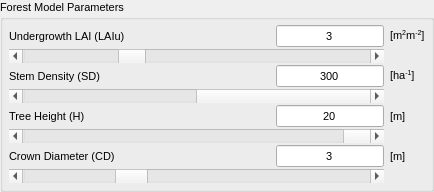
        <widget class="QgsCollapsibleGroupBox" name="ForestMP_Box">
         <property name="enabled">
          <bool>true</bool>
         </property>
         <property name="maximumSize">
          <size>
           <width>16777215</width>
           <height>16777215</height>
          </size>
         </property>
         <property name="font">
          <font>
           <pointsize>8</pointsize>
           <strikeout>false</strikeout>
          </font>
         </property>
         <property name="title">
          <string>Forest Model Parameters</string>
         </property>
         <property name="flat">
          <bool>true</bool>
         </property>
         <property name="collapsed">
          <bool>false</bool>
         </property>
         <property name="saveCollapsedState">
          <bool>false</bool>
         </property>
         <property name="saveCheckedState">
          <bool>false</bool>
         </property>
         <layout class="QGridLayout" name="gridLayout_5">
          <property name="leftMargin">
           <number>6</number>
          </property>
          <property name="topMargin">
           <number>6</number>
          </property>
          <property name="rightMargin">
           <number>6</number>
          </property>
          <property name="bottomMargin">
           <number>6</number>
          </property>
          <property name="verticalSpacing">
           <number>2</number>
          </property>
          <item row="2" column="0">
           <widget class="QLabel" name="SD_Text">
            <property name="sizePolicy">
             <sizepolicy hsizetype="Minimum" vsizetype="Preferred">
              <horstretch>0</horstretch>
              <verstretch>0</verstretch>
             </sizepolicy>
            </property>
            <property name="minimumSize">
             <size>
              <width>125</width>
              <height>0</height>
             </size>
            </property>
            <property name="maximumSize">
             <size>
              <width>16777215</width>
              <height>20</height>
             </size>
            </property>
            <property name="text">
             <string>Stem Density (SD)</string>
            </property>
           </widget>
          </item>
          <item row="4" column="0">
           <widget class="QLabel" name="TreeH_Text">
            <property name="sizePolicy">
             <sizepolicy hsizetype="Minimum" vsizetype="Preferred">
              <horstretch>0</horstretch>
              <verstretch>0</verstretch>
             </sizepolicy>
            </property>
            <property name="minimumSize">
             <size>
              <width>125</width>
              <height>0</height>
             </size>
            </property>
            <property name="maximumSize">
             <size>
              <width>16777215</width>
              <height>20</height>
             </size>
            </property>
            <property name="text">
             <string>Tree Height (H)</string>
            </property>
           </widget>
          </item>
          <item row="0" column="0">
           <widget class="QLabel" name="LAIu_Text">
            <property name="enabled">
             <bool>true</bool>
            </property>
            <property name="sizePolicy">
             <sizepolicy hsizetype="Minimum" vsizetype="Preferred">
              <horstretch>0</horstretch>
              <verstretch>0</verstretch>
             </sizepolicy>
            </property>
            <property name="minimumSize">
             <size>
              <width>125</width>
              <height>0</height>
             </size>
            </property>
            <property name="maximumSize">
             <size>
              <width>16777215</width>
              <height>20</height>
             </size>
            </property>
            <property name="text">
             <string>Undergrowth LAI (LAIu)</string>
            </property>
           </widget>
          </item>
          <item row="6" column="0">
           <widget class="QLabel" name="CD_Text">
            <property name="sizePolicy">
             <sizepolicy hsizetype="Minimum" vsizetype="Preferred">
              <horstretch>0</horstretch>
              <verstretch>0</verstretch>
             </sizepolicy>
            </property>
            <property name="minimumSize">
             <size>
              <width>125</width>
              <height>0</height>
             </size>
            </property>
            <property name="maximumSize">
             <size>
              <width>16777215</width>
              <height>20</height>
             </size>
            </property>
            <property name="text">
             <string>Crown Diameter (CD)</string>
            </property>
           </widget>
          </item>
          <item row="6" column="2">
           <widget class="QLineEdit" name="CD_lineEdit">
            <property name="sizePolicy">
             <sizepolicy hsizetype="Expanding" vsizetype="Minimum">
              <horstretch>0</horstretch>
              <verstretch>0</verstretch>
             </sizepolicy>
            </property>
            <property name="minimumSize">
             <size>
              <width>0</width>
              <height>0</height>
             </size>
            </property>
            <property name="inputMethodHints">
             <set>Qt::ImhDigitsOnly</set>
            </property>
            <property name="text">
             <string>3</string>
            </property>
            <property name="frame">
             <bool>true</bool>
            </property>
            <property name="alignment">
             <set>Qt::AlignCenter</set>
            </property>
           </widget>
          </item>
          <item row="3" column="0" colspan="3">
           <widget class="QScrollBar" name="SD_Slide">
            <property name="maximum">
             <number>50000000</number>
            </property>
            <property name="singleStep">
             <number>1000000</number>
            </property>
            <property name="pageStep">
             <number>1000000</number>
            </property>
            <property name="value">
             <number>3000000</number>
            </property>
            <property name="orientation">
             <enum>Qt::Horizontal</enum>
            </property>
           </widget>
          </item>
          <item row="7" column="0" colspan="3">
           <widget class="QScrollBar" name="CD_Slide">
            <property name="minimum">
             <number>1000</number>
            </property>
            <property name="maximum">
             <number>300000</number>
            </property>
            <property name="singleStep">
             <number>10000</number>
            </property>
            <property name="pageStep">
             <number>10000</number>
            </property>
            <property name="value">
             <number>30000</number>
            </property>
            <property name="orientation">
             <enum>Qt::Horizontal</enum>
            </property>
           </widget>
          </item>
          <item row="4" column="2">
           <widget class="QLineEdit" name="TreeH_lineEdit">
            <property name="sizePolicy">
             <sizepolicy hsizetype="Expanding" vsizetype="Minimum">
              <horstretch>0</horstretch>
              <verstretch>0</verstretch>
             </sizepolicy>
            </property>
            <property name="minimumSize">
             <size>
              <width>0</width>
              <height>0</height>
             </size>
            </property>
            <property name="inputMethodHints">
             <set>Qt::ImhDigitsOnly</set>
            </property>
            <property name="text">
             <string>20</string>
            </property>
            <property name="frame">
             <bool>true</bool>
            </property>
            <property name="alignment">
             <set>Qt::AlignCenter</set>
            </property>
           </widget>
          </item>
          <item row="1" column="0" colspan="3">
           <widget class="QScrollBar" name="LAIu_Slide">
            <property name="minimum">
             <number>100</number>
            </property>
            <property name="maximum">
             <number>100000</number>
            </property>
            <property name="singleStep">
             <number>100</number>
            </property>
            <property name="value">
             <number>30000</number>
            </property>
            <property name="orientation">
             <enum>Qt::Horizontal</enum>
            </property>
           </widget>
          </item>
          <item row="2" column="2">
           <widget class="QLineEdit" name="SD_lineEdit">
            <property name="sizePolicy">
             <sizepolicy hsizetype="Expanding" vsizetype="Minimum">
              <horstretch>0</horstretch>
              <verstretch>0</verstretch>
             </sizepolicy>
            </property>
            <property name="minimumSize">
             <size>
              <width>0</width>
              <height>0</height>
             </size>
            </property>
            <property name="inputMethodHints">
             <set>Qt::ImhDigitsOnly</set>
            </property>
            <property name="text">
             <string>300</string>
            </property>
            <property name="frame">
             <bool>true</bool>
            </property>
            <property name="alignment">
             <set>Qt::AlignCenter</set>
            </property>
           </widget>
          </item>
          <item row="5" column="0" colspan="3">
           <widget class="QScrollBar" name="TreeH_Slide">
            <property name="maximum">
             <number>500000</number>
            </property>
            <property name="singleStep">
             <number>10000</number>
            </property>
            <property name="pageStep">
             <number>1000</number>
            </property>
            <property name="value">
             <number>200000</number>
            </property>
            <property name="orientation">
             <enum>Qt::Horizontal</enum>
            </property>
           </widget>
          </item>
          <item row="2" column="3">
           <widget class="QLabel" name="label_4">
            <property name="text">
             <string>&lt;html&gt;&lt;head/&gt;&lt;body&gt;&lt;p&gt;[ha&lt;span style=&quot; vertical-align:super;&quot;&gt;-1&lt;/span&gt;]&lt;/p&gt;&lt;/body&gt;&lt;/html&gt;</string>
            </property>
           </widget>
          </item>
          <item row="0" column="3">
           <widget class="QLabel" name="label_2">
            <property name="text">
             <string>&lt;html&gt;&lt;head/&gt;&lt;body&gt;&lt;p&gt;[m&lt;span style=&quot; vertical-align:super;&quot;&gt;2&lt;/span&gt;m&lt;span style=&quot; vertical-align:super;&quot;&gt;-2&lt;/span&gt;]&lt;/p&gt;&lt;/body&gt;&lt;/html&gt;</string>
            </property>
           </widget>
          </item>
          <item row="6" column="3">
           <widget class="QLabel" name="label_6">
            <property name="text">
             <string>[m]</string>
            </property>
           </widget>
          </item>
          <item row="4" column="3">
           <widget class="QLabel" name="label_5">
            <property name="text">
             <string>[m]</string>
            </property>
           </widget>
          </item>
          <item row="0" column="2">
           <widget class="QLineEdit" name="LAIu_lineEdit">
            <property name="sizePolicy">
             <sizepolicy hsizetype="Preferred" vsizetype="Preferred">
              <horstretch>0</horstretch>
              <verstretch>0</verstretch>
             </sizepolicy>
            </property>
            <property name="minimumSize">
             <size>
              <width>0</width>
              <height>0</height>
             </size>
            </property>
            <property name="maximumSize">
             <size>
              <width>167777</width>
              <height>16777215</height>
             </size>
            </property>
            <property name="layoutDirection">
             <enum>Qt::LeftToRight</enum>
            </property>
            <property name="inputMethodHints">
             <set>Qt::ImhDigitsOnly</set>
            </property>
            <property name="text">
             <string>3</string>
            </property>
            <property name="frame">
             <bool>true</bool>
            </property>
            <property name="alignment">
             <set>Qt::AlignCenter</set>
            </property>
           </widget>
          </item>
          <item row="0" column="1">
           <spacer name="horizontalSpacer_15">
            <property name="orientation">
             <enum>Qt::Horizontal</enum>
            </property>
            <property name="sizeType">
             <enum>QSizePolicy::Expanding</enum>
            </property>
            <property name="sizeHint" stdset="0">
             <size>
              <width>130</width>
              <height>20</height>
             </size>
            </property>
           </spacer>
          </item>
         </layout>
        </widget>
